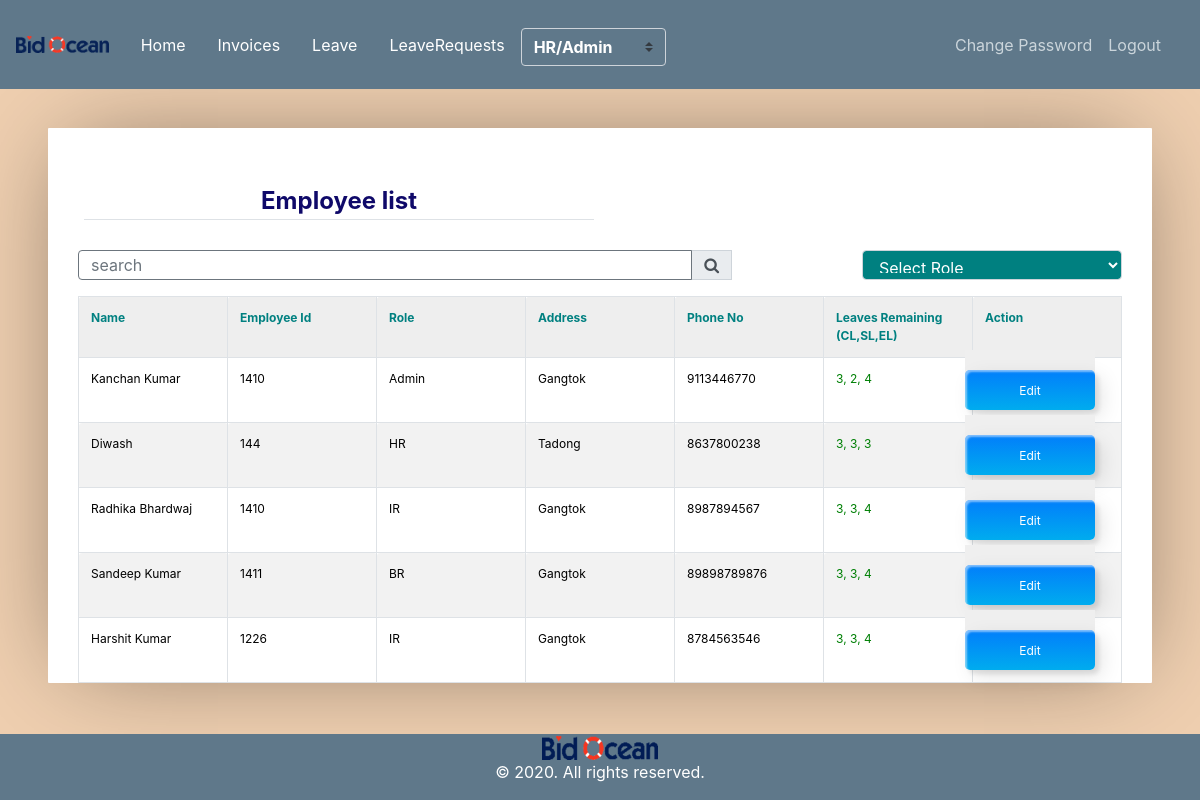
Before: /employee-list/ (signed in) with the older database file.
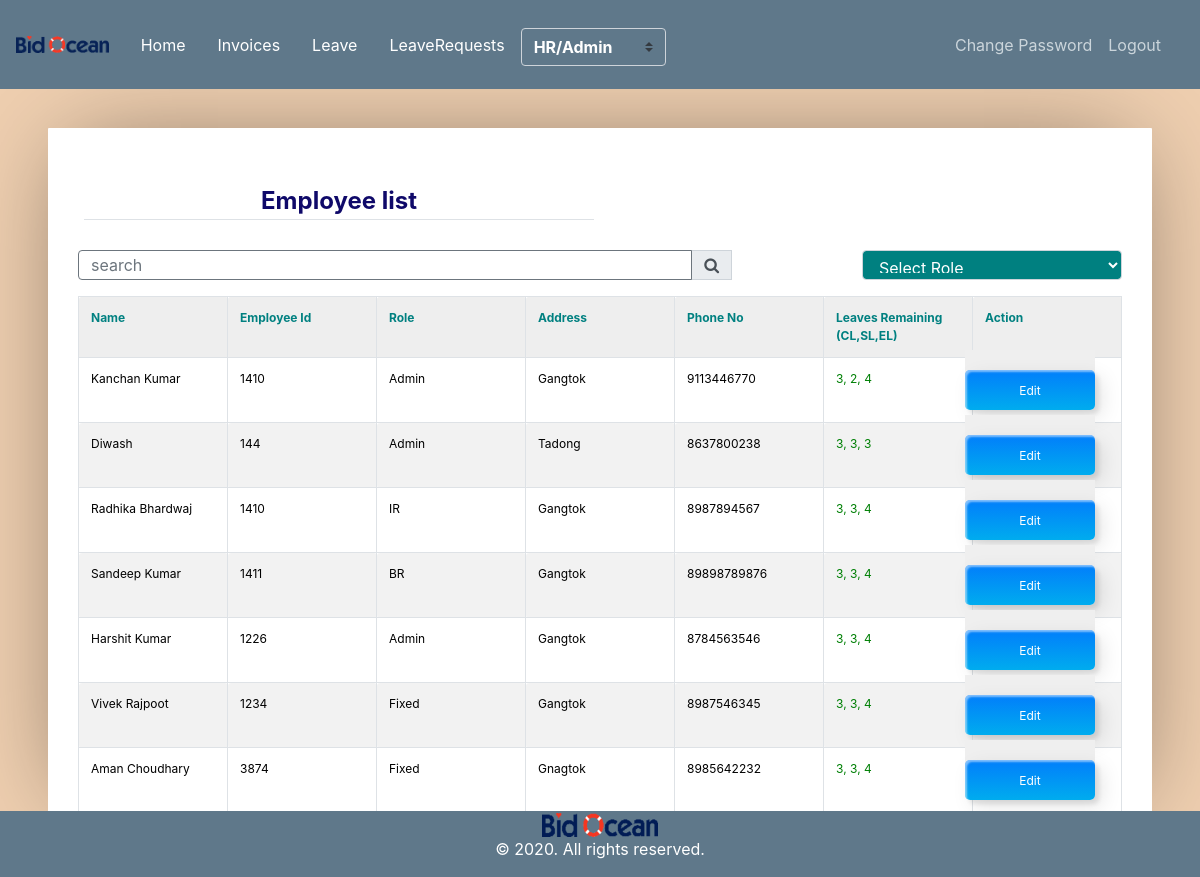
After: the same page with the newer database file.
### user_invoice/models.py (models this page shows, shortened)
class Employee(models.Model):
	id         = models.AutoField(primary_key=True)
	name       = models.CharField(max_length=300)
	role       = models.ForeignKey(Role,on_delete=models.CASCADE)
	salary     = models.CharField(max_length=300, null=True, blank=True)
	address    = models.CharField(max_length=300)
	emp_id     = models.CharField(max_length=300, null=True, blank=True)
	phone_no   = models.CharField(max_length=300)
	auth_tbl   = models.OneToOneField(Userdetail, on_delete=models.CASCADE)
	added_at   = models.DateTimeField(auto_now_add=True)
	is_manager = models.SmallIntegerField(default=0)
	report_to  = models.ForeignKey('self', on_delete=models.SET_NULL, null=True, blank=True, related_name='empreport_to')

class Role(models.Model):
    id         = models.AutoField(primary_key=True)
    name       = models.CharField(max_length=300)
    created_at = models.DateTimeField(auto_now_add=True)
    status     = models.SmallIntegerField(default=1)

### leave/models.py (models this page shows)
class LeaveBalance(models.Model):
	id           = models.AutoField(primary_key=True)
	casual_leave = models.CharField(max_length=200)
	earned_leave = models.CharField(max_length=200)
	sick_leave   = models.CharField(max_length=200)
	employee     = models.OneToOneField(Employee, on_delete=models.CASCADE, related_name='leave_bal')

### user_invoice/views.py (the view)
# urls.py: path('employee-list/',views.EmployeeDisplayView.as_view(),name='employee_list'),
class EmployeeDisplayView(AdminOrHRPanelMixin,TemplateView):
    template_name = 'user_invoice/employee_list.html'
    def get(self, request):
        employee_list    = Employee.objects.all()
        try:
            search     = request.GET['search']
        except:
            search     = None
        try:
            role     = request.GET['role']
        except:
            role     = None
        query_param = {}
        if search is not None and search is not "":
            search = search.strip()
            query_param['search'] = search
            employee_list = employee_list.filter(Q(name__icontains=search)|Q(address__icontains=search)|(Q(phone_no__icontains=search))|Q(emp_id__icontains=search))
        if role is not None and role is not "":
            query_param['role'] = role
            employee_list = employee_list.filter(role__pk__exact=role)
        roles            = Role.objects.all()
        paginator        = Paginator(employee_list,10)
        page             = request.GET.get('page')
        paginatedcontent = paginator.get_page(page)
        context = {
            'query_param' : query_param,
            'employees'   : paginatedcontent,
            'title'       : 'Employee list',
            'roles'       : roles,
            'role'        : Employee.objects.get(auth_tbl=self.request.user).role.name.lower()
        }
        return render(request, self.template_name, context)

### user_invoice/mixin.py (called while the page is built)
    def test_func(self):
        user     = self.request.user
        employee = Employee.objects.get(auth_tbl=user)
        return employee.role.name.lower() == 'admin' or employee.role.name.lower() == 'hr'

### user_invoice/templates/user_invoice/employee_list.html (shortened to what this page needs)
{% extends "user_invoice/base.html" %}
{% load crispy_forms_tags %}
{% block content %}
		<div class='container'>
		<table  width="100%">
			<tr>
				<td><legend class="border-bottom mb-4" style="color: rgb(15, 9, 105);text-align: center;"><b>Employee list</b> </legend></td>
				<td align="right"></td>
			</tr>
		</table>
		<form>
			<table >
				<tr>
						<link rel="stylesheet" href="https://stackpath.bootstrapcdn.com/font-awesome/4.7.0/css/font-awesome.min.css">
					<div class="form-group w-30" >
						<div class="input-group mb-3">
							<input type="text" name="search" style="width: 30px;height: 30px;" class="form-control border-secondary py-2" value="{{request.GET.search}}" placeholder="search">
							<div class="input-group-append">
							 <button class="input-group-text" style="height: 30px;" type="submit" name="submitbtn" value="Search"><i class="fa fa-search"></i>
							</div>
							<div id="styled-select">
								<select   class="form-control"style="width:260px; height:30px;color:white;background-color:teal;margin-left:130px" name="role"  onchange="this.form.submit()">
									<option value="" style="color: white;"><b> Select Role </b></option>
								</select>
							</div>
					</div>
				</div>
				</tr>
			</table>
		</form>
		<table cellpadding="0" cellspacing="0" border="0" class="table table-bordered table-striped  display" width="100%">
			<tr>
				<th style="color: teal;"><b>Name</b>  </th>
				<th style="color: teal;"><b>Employee Id</b></th>
				<th style="color: teal;"><b>Role</b></th>
				<th style="color: teal;"><b> Address</b></th>
				<th style="color: teal;"><b> Phone No</b></th>
				<th style="color: teal;"><b> Leaves Remaining (CL,SL,EL)</b></th>
				<th style="color: teal;"><b> Action</b></th>
			</tr>
			{% for employee in employees %}
				<tr>
					<td style="color: rgb(0, 0, 0);">{{employee.name}}</td>
					<td style="color: rgb(0, 0, 0);">{{employee.emp_id}}</td>
					<td style="color: rgb(0, 0, 0);">{{employee.role.name}}</td>
					<td style="color: rgb(0, 0, 0);;">{{employee.address}}</td>
					<td style="color: rgb(0, 0, 0);;">{{employee.phone_no}}</td>
					<td style="color: rgb(0, 128, 6);">{{employee.leave_bal.casual_leave}}, {{employee.leave_bal.sick_leave}}, {{employee.leave_bal.earned_leave}}</td>
					<td style="color: rgb(0, 0, 0);;"><a href="{% url 'employee_edit' employee.pk %}"><button class="custom-btn btn-12"><span>Click!</span><span>Edit</span></button></a></td>
				</tr>
			{% endfor %}
		</table>
		</div>
{% endblock content %}

Changed rows visible on the page:
changed Employee "Diwash": role.name "HR" → "Admin"
changed Employee "Harshit Kumar": role.name "IR" → "Admin"
added Employee: name "Vivek Rajpoot", emp_id "1234", role.name "Fixed", address "Gangtok", phone_no "8987546345", leave_bal.casual_leave "3", leave_bal.sick_leave "3", leave_bal.earned_leave "4"
added Employee: name "Aman Choudhary", emp_id "3874", role.name "Fixed", address "Gnagtok", phone_no "8985642232", leave_bal.casual_leave "3", leave_bal.sick_leave "3", leave_bal.earned_leave "4"
